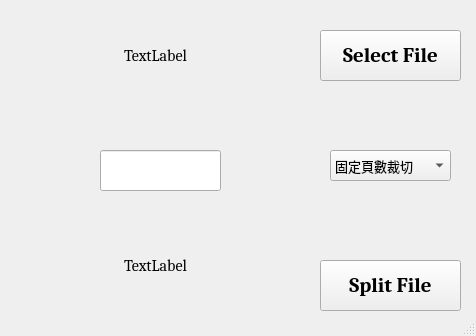
<?xml version="1.0" encoding="UTF-8"?>
<ui version="4.0">
 <class>MainWindow</class>
 <widget class="QMainWindow" name="MainWindow">
  <property name="geometry">
   <rect>
    <x>0</x>
    <y>0</y>
    <width>476</width>
    <height>336</height>
   </rect>
  </property>
  <property name="windowTitle">
   <string>MainWindow</string>
  </property>
  <widget class="QWidget" name="centralwidget">
   <widget class="QPushButton" name="split_button">
    <property name="geometry">
     <rect>
      <x>320</x>
      <y>260</y>
      <width>141</width>
      <height>51</height>
     </rect>
    </property>
    <property name="font">
     <font>
      <family>Caladea</family>
      <pointsize>16</pointsize>
      <weight>75</weight>
      <bold>true</bold>
     </font>
    </property>
    <property name="text">
     <string>Split File</string>
    </property>
   </widget>
   <widget class="QPushButton" name="select_button">
    <property name="geometry">
     <rect>
      <x>320</x>
      <y>30</y>
      <width>141</width>
      <height>51</height>
     </rect>
    </property>
    <property name="font">
     <font>
      <family>Caladea</family>
      <pointsize>16</pointsize>
      <weight>75</weight>
      <bold>true</bold>
     </font>
    </property>
    <property name="text">
     <string>Select File</string>
    </property>
   </widget>
   <widget class="QLabel" name="file_path">
    <property name="geometry">
     <rect>
      <x>20</x>
      <y>30</y>
      <width>271</width>
      <height>51</height>
     </rect>
    </property>
    <property name="font">
     <font>
      <family>Caladea</family>
      <pointsize>12</pointsize>
     </font>
    </property>
    <property name="text">
     <string>TextLabel</string>
    </property>
    <property name="alignment">
     <set>Qt::AlignCenter</set>
    </property>
   </widget>
   <widget class="QLineEdit" name="lineEdit">
    <property name="geometry">
     <rect>
      <x>100</x>
      <y>150</y>
      <width>121</width>
      <height>41</height>
     </rect>
    </property>
   </widget>
   <widget class="QComboBox" name="comboBox">
    <property name="geometry">
     <rect>
      <x>330</x>
      <y>150</y>
      <width>121</width>
      <height>31</height>
     </rect>
    </property>
    <property name="font">
     <font>
      <family>Caladea</family>
      <pointsize>10</pointsize>
      <weight>50</weight>
      <bold>false</bold>
     </font>
    </property>
    <item>
     <property name="text">
      <string>固定頁數裁切</string>
     </property>
    </item>
    <item>
     <property name="text">
      <string>範圍裁切</string>
     </property>
    </item>
   </widget>
   <widget class="QLabel" name="sample">
    <property name="geometry">
     <rect>
      <x>20</x>
      <y>240</y>
      <width>271</width>
      <height>51</height>
     </rect>
    </property>
    <property name="font">
     <font>
      <family>Caladea</family>
      <pointsize>12</pointsize>
     </font>
    </property>
    <property name="text">
     <string>TextLabel</string>
    </property>
    <property name="alignment">
     <set>Qt::AlignCenter</set>
    </property>
   </widget>
  </widget>
  <widget class="QStatusBar" name="statusbar"/>
 </widget>
 <resources/>
 <connections/>
</ui>
